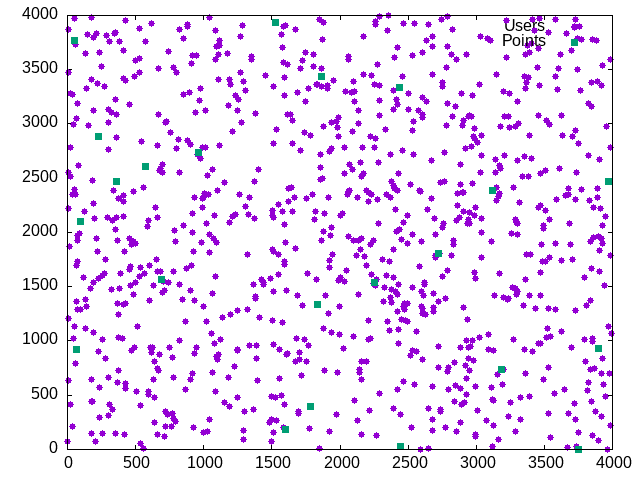

Source code (gnuplot):
set terminal png
set output 'plot.png'

set xrange [0:4000]
set yrange [0:4000]

plot 'users.dat' with points pointtype 7 title 'Users', \
     'points.dat' with points pointtype 5 title 'Points'
